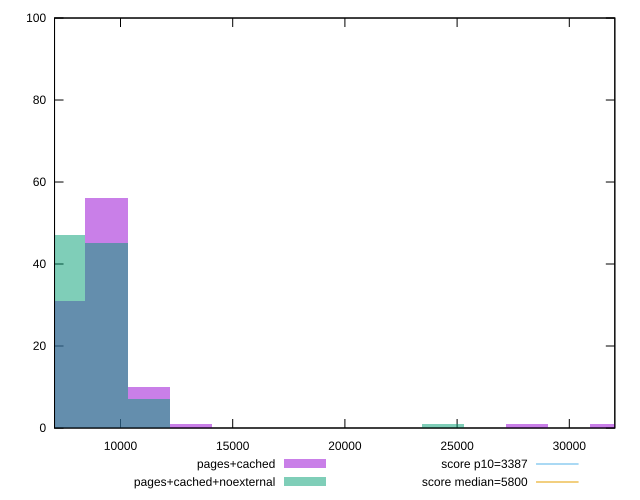

Here is the gnuplot script that generated this plot:
reset

$pagesCached <<EOF
11250.501682519998 10
7500.334455013332 31
9375.418068766665 56
13125.585296273332 1
31876.421433806663 1
28126.254206299996 1
EOF

$pagesCachedNoexternal <<EOF
9375.418068766665 45
7500.334455013332 47
11250.501682519998 7
24376.08697879333 1
EOF

set key outside below
set boxwidth 1875.083613753333
set xrange [7060.3938499442265:32028.63863001416]
set yrange [0:100]
set trange [0:100]
set style fill transparent solid 0.5 noborder

set parametric
set terminal svg size 640, 500 enhanced background rgb 'white'
set output "reprap/speed-index/comparison/histogram/1_vs_2.svg"

plot $pagesCached title "pages+cached" with boxes, \
     $pagesCachedNoexternal title "pages+cached+noexternal" with boxes, \
     3387,t title "score p10=3387", \
     5800,t title "score median=5800"

reset
